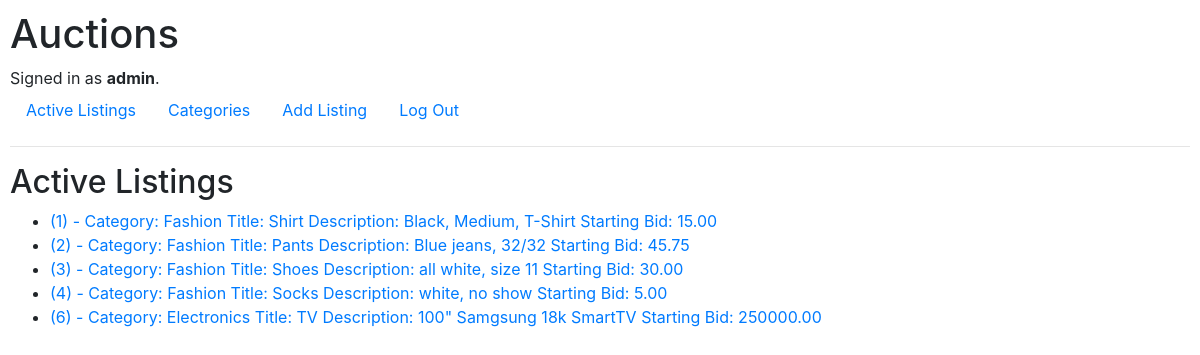
The page / (signed in) on the database its author committed.
### auctions/models.py (models this page shows)
class User(AbstractUser):
    pass

class Listing(models.Model):
    category = models.CharField(max_length=50)
    title = models.CharField(max_length=50)
    description = models.CharField(max_length=255)
    starting_bid = models.DecimalField(max_digits=9,decimal_places=2)
    def __str__(self):
        return f"({self.id}) - Category: {self.category}{chr(10)}Title: {self.title}{chr(10)}Description: {self.description}{chr(10)}Starting Bid: {self.starting_bid}"

### auctions/views.py (the view)
# urls.py: path("", views.index, name="index"),
def index(request):
    listings = Listing.objects.all()
    return render(request, "auctions/index.html", {
        "listings": listings
    })

### auctions/templates/auctions/index.html
{% extends "auctions/layout.html" %}
{% block body %}
    <h2>Active Listings</h2>
    <ul>
    {% for listing in listings %}
        <li><a href="{% url 'auctions:listing' listing.id %}">{{listing}}</a></li>
    {% empty %}
        No Listings.
    {% endfor %}
    </ul>
{% endblock %}

### auctions/templates/auctions/layout.html (shortened to what this page needs)
{% load static %}
<!DOCTYPE html>
<html lang="en">
    <head>
        <link rel="stylesheet" href="https://stackpath.bootstrapcdn.com/bootstrap/4.4.1/css/bootstrap.min.css">
        <link href="{% static 'auctions/styles.css' %}" rel="stylesheet">
    </head>
    <body>
        <h1>Auctions</h1>
        <div>
            {% if user.is_authenticated %}
                Signed in as <strong>{{ user.username }}</strong>.
            {% else %}
                Not signed in.
            {% endif %}
        </div>
        <ul class="nav">
            <li class="nav-item">
                <a class="nav-link" href="{% url 'auctions:index' %}">Active Listings</a>
            </li>
            <li class="nav-item">
                <a class="nav-link" href="{% url 'auctions:categories' %}">Categories</a>
            </li>
            {% if user.is_authenticated %}
                <li class="nav-item">
                <a class="nav-link" href="{% url 'auctions:add' %}">Add Listing</a>
                </li>
                <li class="nav-item">
                    <a class="nav-link" href="{% url 'auctions:logout' %}">Log Out</a>
                </li>
            {% endif %}
        </ul>
        <hr>
        {% block body %}
        {% endblock %}
    </body>
</html>

### auctions/static/auctions/styles.css (style rules this page uses)
body { padding: 10px; }

### rows shown on the page
User: username "admin"
Listing: id+category+title "(1) - Category: Fashion Title: Shirt Description: Black, Medium, T-Shirt Starting Bid: 15.00"
Listing: id+category+title "(2) - Category: Fashion Title: Pants Description: Blue jeans, 32/32 Starting Bid: 45.75"
Listing: id+category+title "(3) - Category: Fashion Title: Shoes Description: all white, size 11 Starting Bid: 30.00"
Listing: id+category+title "(4) - Category: Fashion Title: Socks Description: white, no show Starting Bid: 5.00"
Listing: id+category+title "(6) - Category: Electronics Title: TV Description: 100\" Samgsung 18k SmartTV Starting Bid: 250000.00"
